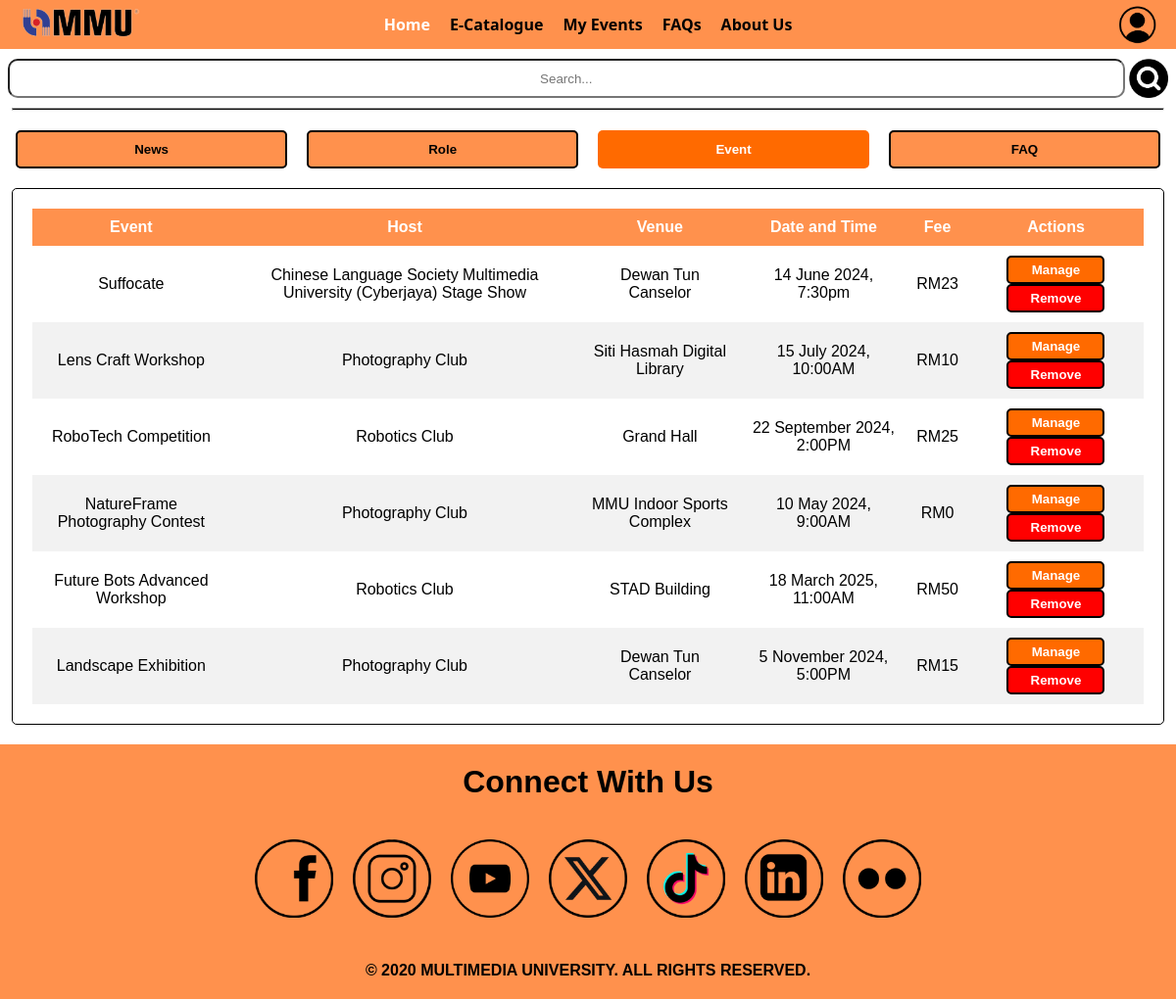
/manager.php?page=eventManager (signed in), run on an earlier commit of the app's database.
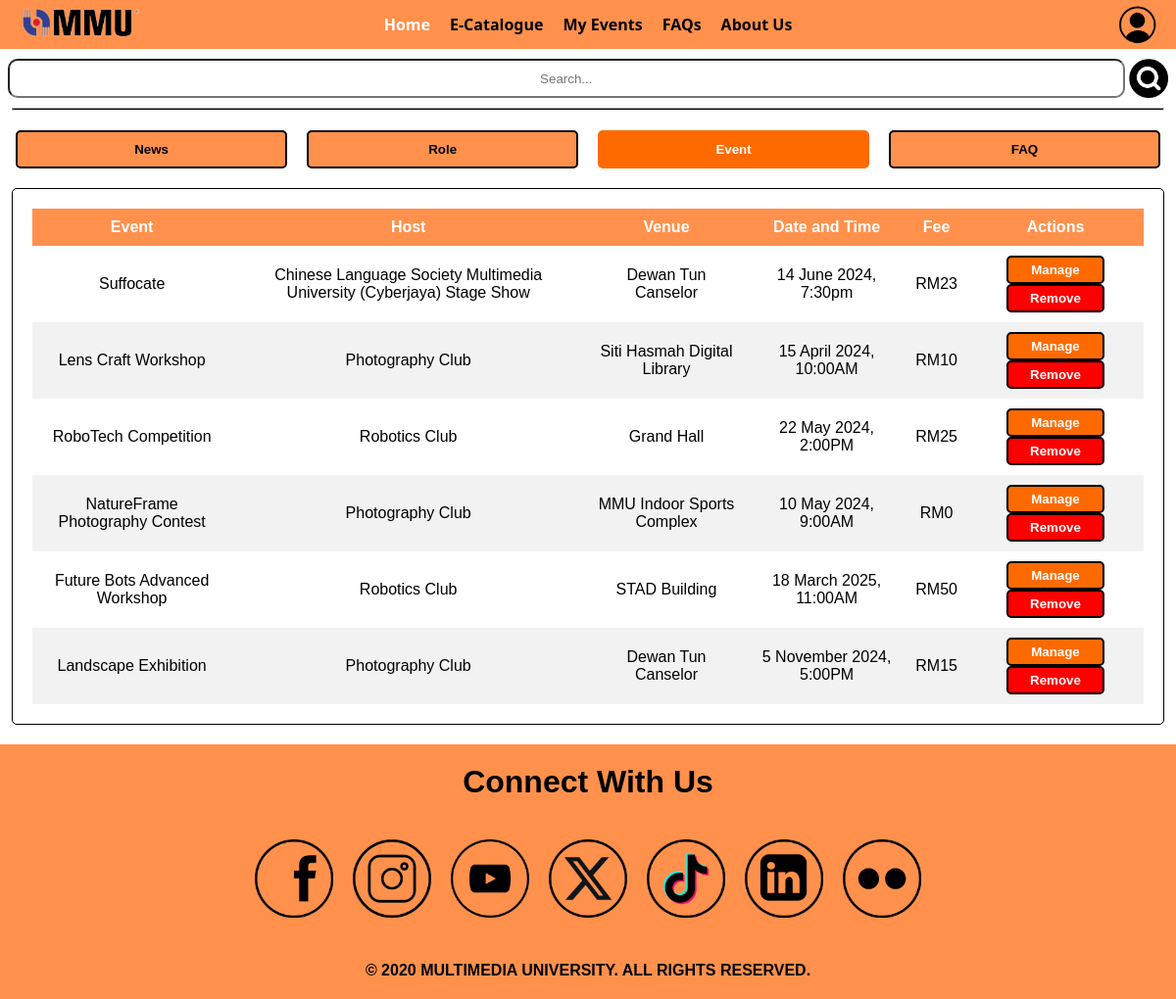
And on a later commit of the database.
### tables this page shows
CREATE TABLE `event` (
  `eventID` int(8) NOT NULL,
  `eventName` text NOT NULL,
  `eventFee` int(11) NOT NULL,
  `eventDate` date NOT NULL,
  `eventTime` text NOT NULL,
  `eventLocation` text NOT NULL,
  `eventCapacity` int(11) NOT NULL,
  `eventPicture` longblob NOT NULL,
  `eventDescription` text NOT NULL,
  `userID` int(8) NOT NULL
);

### manager.php (the view, shortened to what this page needs)
<?php
    $conn = OpenCon();
    if ($_GET['page'] == 'eventManager'){
        $event_sql = "SELECT * FROM event";
        $event_result = $conn->query($event_sql);
        $events = array();
        if ($event_result->num_rows > 0) {
            while ($row = $event_result->fetch_assoc()) {
                $eventId = $row['eventID'];
                $eventName = $row['eventName'];
                $eventFee = $row['eventFee'];
                $eventDate = $row['eventDate'];
                $eventTime = $row['eventTime'];
                $eventLocation = $row['eventLocation'];
                $eventCapacity = $row['eventCapacity'];
                $eventPicture = base64_encode($row['eventPicture']);
                $eventDescription = $row['eventDescription'];
                $hostId = $row['userID'];
                $event_sql_2 = "SELECT * FROM user WHERE userID = $hostId LIMIT 1";
                $event_result_2 = $conn->query($event_sql_2);
                $row_2 = $event_result_2->fetch_assoc();
                $hostName = $row_2['username'];
                $event = array(
                    'eventId' => $eventId,
                    'eventName' => $eventName,
                    'eventFee' => $eventFee,
                    'eventDate' => $newsDateFormatted = date('j F Y', strtotime($eventDate)),
                    'eventTime' => $eventTime,
                    'eventLocation' => $eventLocation,
                    'eventCapacity' => $eventCapacity,
                    'eventPicture' => $eventPicture,
                    'eventDescription' => $eventDescription,
                    'hostId' => $hostId,
                    'hostName' => $hostName
                );
                $events[] = $event;
            }
        }
    }
    function displayEvent($events){
        echo ("
            <div class='content-block'>
                <table>
                    <tr>
                        <th>Event</th>
                        <th>Host</th>
                        <th>Venue</th>
                        <th>Date and Time</th>
                        <th>Fee</th>
                        <th>Actions</th>
                    </tr>"
        );
        foreach($events as $event){
            echo("
                <tr>
                    <td>".$event['eventName']."</td>
                    <td>".$event['hostName']."</td>
                    <td>".$event['eventLocation']."</td>
                    <td>".$event['eventDate'].", ".$event['eventTime']."</td>
                    <td>RM".$event['eventFee']."</td>
                    <td>
                        <a href='manager.php?page=announcementManager&id=".$event['eventId']."'><button id='ManageButton'>Manage</button></a>
                        <a href='manager/remove_event.php?id=$event[eventId]'><button id='RemoveButton'>Remove</button></a>
                    </td>
                </tr>
            ");
        }
        echo ("
                </table>
            </div>
        ");
    }
?>
<!DOCTYPE html>
<html lang="en">
<head>
    <link rel="stylesheet" href="css/resetStyle.css">
    <link rel="stylesheet" href="css/headerStyle.css">
    <link rel="stylesheet" href="css/searchStyle.css">
    <link rel="stylesheet" href="css/footerStyle.css">
    <link rel="stylesheet" href="css/eventsStyle.css">
    <link rel="stylesheet" href="css/managerStyle.css">
</head>
<body>
    <?php include 'header.php' ?>
    <div class="search">
        <input type="text" id="searchBar" placeholder="Search...">
        <img src="images/searchIcon.png" alt="Search" id="searchIcon" onclick="searchEvents()"><hr>
    </div>
    <div class="main">
        <div class="buttons">
            <button id="NewsButton">News</button>
            <button id="RoleButton">Role</button>
            <button id="EventButton">Event</button>
            <button id="FAQButton">FAQ</button>
        </div>
        </div>
        <div class="content">
            <?php
                if(isset($_GET['page'])){
                    if ($_GET['page'] == 'newsManager'){
                        displayNews($news);
                    }
                    else if ($_GET['page'] == 'roleManager'){
                        displayRole($roles);
                    }
                    else if ($_GET['page'] == 'eventManager'){
                        displayEvent($events);
                    }
                }
            ?>
        </div>
    <?php include 'footer.php' ?>
</body>
</html>

What changed in the data, as far as the page shows it:
changed event "Lens Craft Workshop": eventDate "15 July 2024" → "15 April 2024"
changed event "RoboTech Competition": eventDate "22 September 2024" → "22 May 2024"
